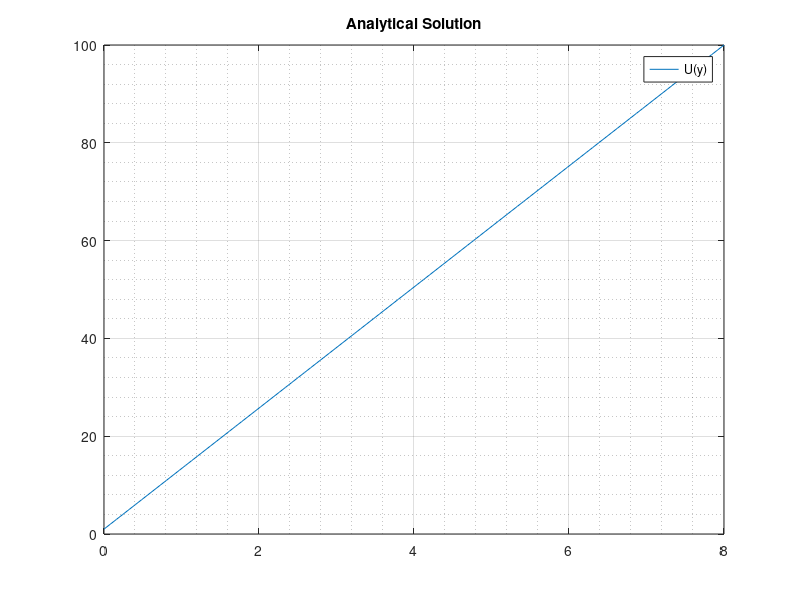

MATLAB code to generate this figure:
clear;
clc,

% Geometry parameters
h = 1;

% Velocity of plate
u_0 = 8; % define this better

y = linspace(0,1,100)'; % column vector
velocity=zeros(100,1); % column vector

for i = 1:100
    velocity(i) = u_0 * (y(i)/h);
end

% File handling
fileID = fopen('analytical_soln.dat','w');
fprintf(fileID,'%10s\n','U(y)');
fprintf(fileID,'%10.8f\n',velocity);
fclose(fileID);

% plotting
y_axis = linspace(1,100,100);
plot(velocity,y_axis) 
grid on
grid minor
legend('U(y)')
title('Analytical Solution')
